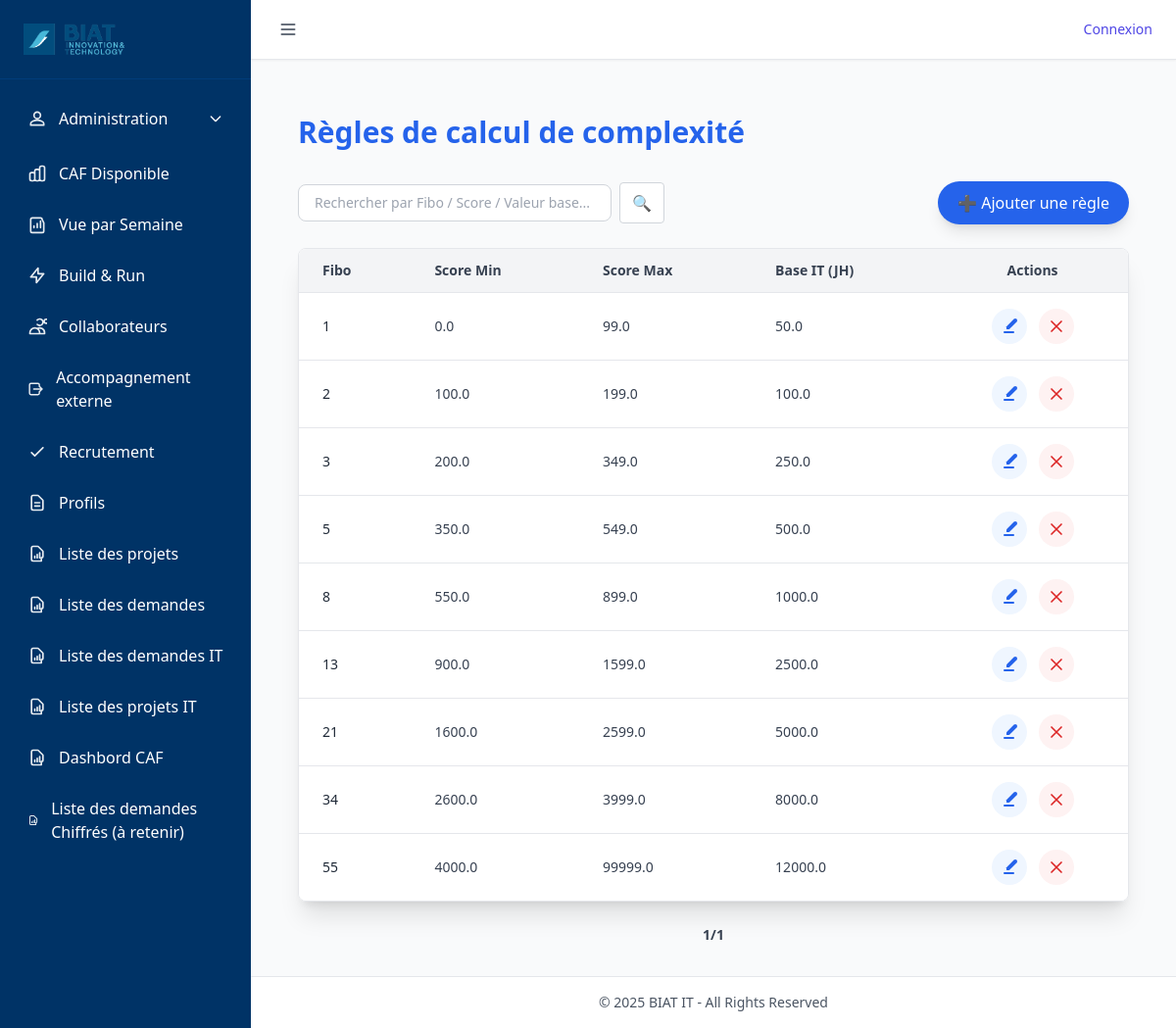
The page /regles_complexite/ on the database as committed earlier.
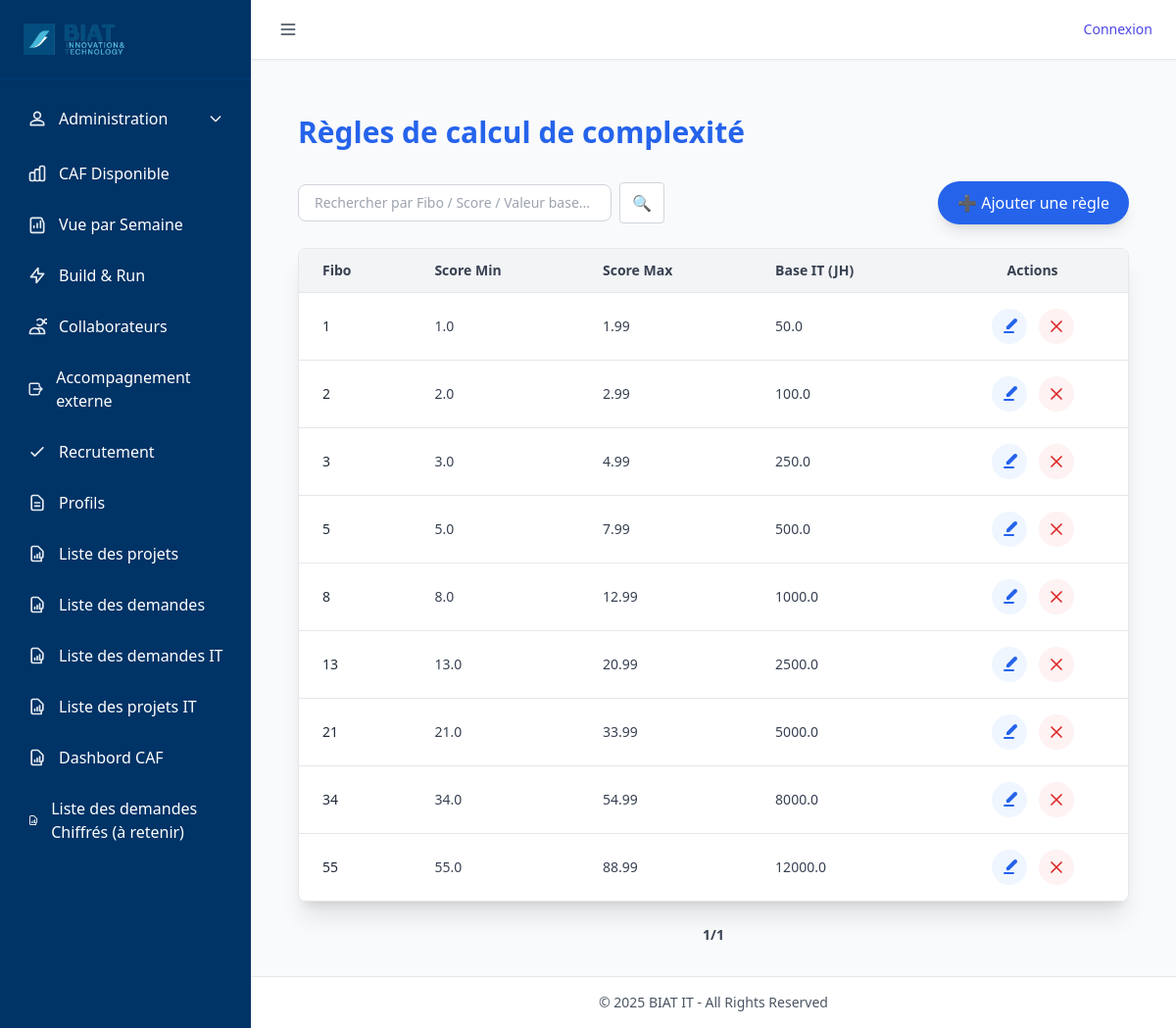
The same page on the database as committed later.
### tables this page shows
CREATE TABLE regle_complexite (
    id INTEGER PRIMARY KEY AUTOINCREMENT,
    fibo INTEGER NOT NULL,
    score_min REAL NOT NULL,
    score_max REAL NOT NULL,
    valeur_base REAL NOT NULL, 
    idate DATE DEFAULT (DATETIME('now')),
    udate DATE,
    iuser INTEGER DEFAULT 1,
    uuser INTEGER
);

### routes/regles_complexite_routes.py (the view, shortened to what this page needs)
@regles_complexite_bp.route("/")
def liste_regles():
    q = (request.args.get("q") or "").strip()
    try:
        page = int(request.args.get("page", 1))
    except ValueError:
        page = 1
    per_page = 10
    offset = (page - 1) * per_page
    where = ""
    params = []
    total_row = query_db(f'SELECT COUNT(*) AS c FROM "regle_complexite" {where}', params, one=True)
    total = total_row["c"] if total_row else 0
    total_pages = max(1, ceil(total / per_page))
    if page > total_pages:
        page = total_pages
        offset = (page - 1) * per_page
    regles = query_db(
        f'''
        SELECT id, fibo, score_min, score_max, valeur_base
        FROM "regle_complexite"
        {where}
        ORDER BY fibo ASC, score_min ASC
        LIMIT ? OFFSET ?
        ''',
        params + [per_page, offset]
    )
    return render_template("regles_complexite_liste.html", regles=regles, page=page, total_pages=total_pages)

### utils/db_utils.py (called while the page is built)
def get_connection():
    conn = sqlite3.connect(
        DB_PATH,
        timeout=60,               # ⏱️ Patiente jusqu'à 60s avant "database is locked"
        check_same_thread=False
    )
    conn.row_factory = sqlite3.Row
    conn.execute("PRAGMA journal_mode=WAL;")      # Autorise les écritures concurrentes
    conn.execute("PRAGMA synchronous=NORMAL;")    # Bon compromis vitesse/sécurité
    conn.execute("PRAGMA foreign_keys = ON;")     # Active les clés étrangères
    conn.execute("PRAGMA busy_timeout = 60000;")  # Attend 60s avant d'abandonner une écriture
    return conn

def query_db(query, args=(), one=False, retries=3, delay=1):
    for attempt in range(retries):
        try:
            conn = get_connection()
            cur = conn.execute(query, args)
            rows = cur.fetchall()
            cur.close()
            conn.close()
            return (rows[0] if rows else None) if one else rows
        except sqlite3.OperationalError as e:
            if "locked" in str(e).lower() and attempt < retries - 1:
                time.sleep(delay)
                continue
            raise

### templates/regles_complexite_liste.html (shortened to what this page needs)
{% extends "base.html" %}
{% block content %}
<div class="max-w-6xl mx-auto px-6 py-8">
  <h1 class="text-3xl font-bold mb-8 text-blue-600">Règles de calcul de complexité</h1>
  <div class="mb-6 flex flex-col md:flex-row md:items-center md:justify-between gap-4">
    <form method="get" action="{{ url_for('regles_complexite.liste_regles') }}" class="flex items-center gap-2">
      <input type="text" name="q" value="{{ request.args.get('q','') }}"
             placeholder="Rechercher par Fibo / Score / Valeur base..."
             class="border border-gray-300 rounded-lg px-4 py-2 text-sm w-80 focus:ring-blue-400 focus:border-blue-400">
      <button type="submit"
              class="bg-white border border-gray-300 px-3 py-2 rounded text-blue-600 hover:text-blue-800 transition">
        🔍
      </button>
    </form>
    <button onclick="openAddModal()"
            class="bg-blue-600 hover:bg-blue-700 text-white px-5 py-2.5 rounded-full shadow-lg">
      ➕ Ajouter une règle
    </button>
  </div>
  <div class="overflow-x-auto shadow-xl rounded-lg border border-gray-200">
    <table class="min-w-full bg-white divide-y divide-gray-200">
      <thead class="bg-gray-100">
        <tr>
          <th class="px-6 py-3 text-left text-sm font-semibold text-gray-700">Fibo</th>
          <th class="px-6 py-3 text-left text-sm font-semibold text-gray-700">Score Min</th>
          <th class="px-6 py-3 text-left text-sm font-semibold text-gray-700">Score Max</th>
          <th class="px-6 py-3 text-left text-sm font-semibold text-gray-700">Base IT (JH)</th>
          <th class="px-6 py-3 text-center text-sm font-semibold text-gray-700">Actions</th>
        </tr>
      </thead>
      <tbody class="divide-y divide-gray-200">
        {% for r in regles %}
        <tr class="hover:bg-gray-50 transition">
          <td class="px-6 py-4 text-sm text-gray-800">{{ r.fibo }}</td>
          <td class="px-6 py-4 text-sm text-gray-700">{{ r.score_min }}</td>
          <td class="px-6 py-4 text-sm text-gray-700">{{ r.score_max }}</td>
          <td class="px-6 py-4 text-sm text-gray-700">{{ r.valeur_base }}</td>
          <td class="px-6 py-4 text-center">
            <div class="flex items-center justify-center gap-3">
              <button type="button"
                      onclick='openEditModal({{ r.id }}, {{ r.fibo }}, {{ r.score_min }}, {{ r.score_max }}, {{ r.valeur_base }})'
                      class="p-2 rounded-full bg-blue-50 hover:bg-blue-100 text-blue-600"
                      title="Modifier">
                <svg xmlns="http://www.w3.org/2000/svg" class="h-5 w-5" fill="currentColor" viewBox="0 0 20 20">
                  <path d="M17.414 2.586a2 2 0 00-2.828 0L7 10.172V13h2.828l7.586-7.586a2 2 0 000-2.828z"/>
                  <path fill-rule="evenodd" d="M4 16a1 1 0 011-1h9a1 1 0 110 2H5a1 1 0 01-1-1z" clip-rule="evenodd"/>
                </svg>
              </button>
              <form method="POST" action="{{ url_for('regles_complexite.supprimer_regle', id=r.id) }}" class="inline"
                    onsubmit="return confirm('Supprimer cette règle ?')">
                <button type="submit"
                        class="p-2 rounded-full bg-red-50 hover:bg-red-100 text-red-600"
                        title="Supprimer">
                  <svg xmlns="http://www.w3.org/2000/svg" class="h-5 w-5"
                       fill="none" viewBox="0 0 24 24" stroke="currentColor">
                    <path stroke-linecap="round" stroke-linejoin="round" stroke-width="2"
                          d="M6 18L18 6M6 6l12 12"/>
                  </svg>
                </button>
              </form>
            </div>
          </td>
        </tr>
        {% else %}
        <tr>
          <td colspan="5" class="text-center py-4 text-gray-500 italic">Aucune règle trouvée</td>
        </tr>
        {% endfor %}
      </tbody>
    </table>
  </div>
  <div class="flex justify-center items-center mt-6 gap-6">
    <span class="text-gray-700 text-sm font-semibold">{{ page }}/{{ total_pages }}</span>
  </div>
</div>
{% endblock %}

### templates/base.html (shortened to what this page needs)
<!DOCTYPE html>
<html lang="fr" class="scroll-smooth">
<head>
    <script src="https://cdn.tailwindcss.com"></script>
    <link rel="stylesheet" href="{{ url_for('static', filename='css/styles.css') }}">
</head>
<body class="bg-gray-50 text-gray-900 min-h-screen flex">
    <aside id="sidebar" class="w-64 bg-biat-primary text-white min-h-screen transition-all duration-300 flex-shrink-0 fixed left-0 top-0 z-40">
        <div class="p-6 border-b border-biat-secondary/20">
            <div class="flex items-center space-x-3">
                <img src="{{ url_for('static', filename='img/biatit.png') }}" alt="Logo BIAT IT" class="h-8">
            </div>
        </div>
        <nav class="mt-4">
            <ul class="space-y-1 px-4">
<li>
    <button onclick="toggleAdminMenu()" class="w-full flex items-center justify-between p-3 rounded hover:bg-biat-secondary/20 hover:text-biat-secondary transition focus:outline-none">
        <span class="flex items-center space-x-3">
            <svg xmlns="http://www.w3.org/2000/svg" class="h-5 w-5 opacity-90" fill="none" viewBox="0 0 24 24" stroke="currentColor">
                <path stroke-linecap="round" stroke-linejoin="round" stroke-width="2"
                      d="M12 12c2.21 0 4-1.79 4-4s-1.79-4-4-4-4 1.79-4 4 1.79 4 4 4zm0 2c-2.67 0-8 1.34-8 4v2h16v-2c0-2.66-5.33-4-8-4z"/>
            </svg>
            <span>Administration</span>
        </span>
        <svg id="admin-arrow" xmlns="http://www.w3.org/2000/svg"
             class="h-4 w-4 transform transition-transform duration-300"
             fill="none" viewBox="0 0 24 24" stroke="currentColor">
            <path stroke-linecap="round" stroke-linejoin="round" stroke-width="2" d="M19 9l-7 7-7-7"/>
        </svg>
    </button>
</li>
                <li><a href="{{ url_for('caf.caf_automatique') }}" class="flex items-center space-x-3 p-3 rounded hover:bg-biat-secondary/20 hover:text-biat-secondary transition">
                    <span>CAF Disponible</span></a></li>
                <li><a href="{{ url_for('caf.caf_requise') }}" class="flex items-center space-x-3 p-3 rounded hover:bg-biat-secondary/20 hover:text-biat-secondary transition">
                    <svg xmlns="http://www.w3.org/2000/svg" class="h-5 w-5 opacity-90" fill="none" viewBox="0 0 24 24" stroke="currentColor">
                        <path stroke-linecap="round" stroke-linejoin="round" stroke-width="2"
                              d="M16 8v8m-4-5v5m-4-2v2m12-6v10a2 2 0 01-2 2H6a2 2 0 01-2-2V6a2 2 0 012-2h10a2 2 0 012 2z" />
                    </svg>
                    <span>Vue par Semaine</span></a></li>
                <li><a href="{{ url_for('caf.caf_disponibles') }}" class="flex items-center space-x-3 p-3 rounded hover:bg-biat-secondary/20 hover:text-biat-secondary transition">
                    <svg xmlns="http://www.w3.org/2000/svg" class="h-5 w-5 opacity-90" fill="none" viewBox="0 0 24 24" stroke="currentColor">
                        <path stroke-linecap="round" stroke-linejoin="round" stroke-width="2"
                              d="M13 10V3L4 14h7v7l9-11h-7z" />
                    </svg>
                    <span>Build & Run</span></a></li>
                <li><a href="{{ url_for('collaborateurs.liste_collaborateurs') }}" class="flex items-center space-x-3 p-3 rounded hover:bg-biat-secondary/20 hover:text-biat-secondary transition">
                    <span>Collaborateurs</span></a></li>
  <li>
            <a href="{{ url_for('accompagnement.liste_accompagnement') }}"
               class="flex items-center space-x-3 p-3 rounded hover:bg-biat-secondary/20 hover:text-biat-secondary transition">
                <svg xmlns="http://www.w3.org/2000/svg" class="h-5 w-5 opacity-90" fill="none" viewBox="0 0 24 24"
                     stroke="currentColor">
                    <path stroke-linecap="round" stroke-linejoin="round" stroke-width="2"
                          d="M17 16v2a2 2 0 01-2 2H5a2 2 0 01-2-2V6a2 2 0 012-2h10a2 2 0 012 2v2m0 8l4-4m0 0l-4-4m4 4H9" />
                </svg>
                <span>Accompagnement externe</span>
            </a>
        </li>
        <li>
          <a href="{{ url_for('recrutement.liste_recrutement') }}"
             class="flex items-center space-x-3 p-3 rounded hover:bg-biat-secondary/20 hover:text-biat-secondary transition">
            <svg xmlns="http://www.w3.org/2000/svg" class="h-5 w-5 opacity-90" fill="none" viewBox="0 0 24 24" stroke="currentColor">
              <path stroke-linecap="round" stroke-linejoin="round" stroke-width="2"
                    d="M5 13l4 4L19 7"/>
            </svg>
            <span>Recrutement</span>
          </a>
        </li>
                <li><a href="{{ url_for('profils.liste_profils') }}" class="flex items-center space-x-3 p-3 rounded hover:bg-biat-secondary/20 hover:text-biat-secondary transition">
                    <svg xmlns="http://www.w3.org/2000/svg" class="h-5 w-5 opacity-90" fill="none" viewBox="0 0 24 24" stroke="currentColor">
                        <path stroke-linecap="round" stroke-linejoin="round" stroke-width="2"
                              d="M9 12h6m-6 4h6m2 5H7a2 2 0 01-2-2V5a2 2 0 012-2h5.586a1 1 0 01.707.293l5.414 5.414a1 1 0 01.293.707V19a2 2 0 01-2 2z" />
                    </svg>
                    <span>Profils</span></a></li>
                <li><a href="{{ url_for('projet.liste_projets') }}" class="flex items-center space-x-3 p-3 rounded hover:bg-biat-secondary/20 hover:text-biat-secondary transition">
                    <span>Liste des projets</span></a></li>
                <li><a href="{{ url_for('projet.liste_demandes') }}" class="flex items-center space-x-3 p-3 rounded hover:bg-biat-secondary/20 hover:text-biat-secondary transition">
                    <span>Liste des demandes</span></a></li>
                <li><a href="{{ url_for('demande_it.liste_demandes_it') }}" class="flex items-center space-x-3 p-3 rounded hover:bg-biat-secondary/20 hover:text-biat-secondary transition">
                    <span>Liste des demandes IT</span></a></li>
                <li><a href="{{ url_for('demande_it.liste_projets_it') }}" class="flex items-center space-x-3 p-3 rounded hover:bg-biat-secondary/20 hover:text-biat-secondary transition">
                    <span>Liste des projets IT</span></a></li>
                <li><a href="{{ url_for('caf.caf_dashboard') }}" class="flex items-center space-x-3 p-3 rounded hover:bg-biat-secondary/20 hover:text-biat-secondary transition">
                    <span>Dashbord CAF</span></a></li>
                    <li><a href="{{ url_for('projet.demandes_retenues') }}" class="flex items-center space-x-3 p-3 rounded hover:bg-biat-secondary/20 hover:text-biat-secondary transition">
                    <span>Liste des demandes Chiffrés (à retenir)</span></a></li>
            </ul>
        </nav>
    </aside>
    <div id="main-content-wrapper" class="flex-1 min-h-screen flex flex-col transition-margin duration-300 ml-64">
        <header class="bg-white shadow-sm border-b px-6 py-4 flex items-center justify-between">
            <button id="toggle-sidebar" class="text-gray-700 focus:outline-none focus:ring-2 focus:ring-biat-secondary/50 p-1 rounded">
                <svg id="toggle-icon" xmlns="http://www.w3.org/2000/svg" class="h-5 w-5" fill="none"
                     viewBox="0 0 24 24" stroke="currentColor">
                    <path stroke-linecap="round" stroke-linejoin="round" stroke-width="2"
                          d="M4 6h16M4 12h16M4 18h16" />
                </svg>
            </button>
            <div class="flex items-center space-x-6">
                {% if session.user %}
                    <span class="text-sm text-gray-600 flex items-center">
                        <svg xmlns="http://www.w3.org/2000/svg" class="h-5 w-5 opacity-90" fill="none" viewBox="0 0 24 24" stroke="currentColor">
                            <path stroke-linecap="round" stroke-linejoin="round" stroke-width="2"
                                  d="M12 12c2.21 0 4-1.79 4-4s-1.79-4-4-4-4 1.79-4 4 1.79 4 4 4zm0 2c-2.67 0-8 1.34-8 4v2h16v-2c0-2.66-5.33-4-8-4z"/>
                        </svg>
                        {{ session.user.username }}
                    </span>
                    <a href="{{ url_for('logout') }}" class="text-sm text-red-600 hover:text-red-800 font-medium">
                        Déconnexion
                    </a>
                {% else %}
                    <a href="{{ url_for('login') }}" class="text-sm text-indigo-600 hover:text-indigo-800 font-medium">
                        Connexion
                    </a>
                {% endif %}
            </div>
        </header>
        <main id="main-content" class="container mx-auto mt-6 px-6 flex-grow">
            {% block content %}{% endblock %}
        </main>
        <footer class="bg-white border-t py-4 px-6 text-center text-sm text-gray-600">
            © 2025 BIAT IT - All Rights Reserved
        </footer>
    </div>
</body>
</html>

### static/css/styles.css (style rules this page uses)
body { background-color: #f8f9fa; }

Rows that differ between the two databases and show on the page:
changed regle_complexite (number 1 of 9 on the later page): score_min "0.0" → "1.0"; score_max "99.0" → "1.99"
changed regle_complexite (number 2 of 9 on the later page): score_min "100.0" → "2.0"; score_max "199.0" → "2.99"
changed regle_complexite (number 3 of 9 on the later page): score_min "200.0" → "3.0"; score_max "349.0" → "4.99"
changed regle_complexite (number 4 of 9 on the later page): score_min "350.0" → "5.0"; score_max "549.0" → "7.99"
changed regle_complexite (number 5 of 9 on the later page): score_min "550.0" → "8.0"; score_max "899.0" → "12.99"
changed regle_complexite (number 6 of 9 on the later page): score_min "900.0" → "13.0"; score_max "1599.0" → "20.99"
changed regle_complexite (number 7 of 9 on the later page): score_min "1600.0" → "21.0"; score_max "2599.0" → "33.99"
changed regle_complexite (number 8 of 9 on the later page): score_min "2600.0" → "34.0"; score_max "3999.0" → "54.99"
changed regle_complexite (number 9 of 9 on the later page): score_min "4000.0" → "55.0"; score_max "99999.0" → "88.99"
